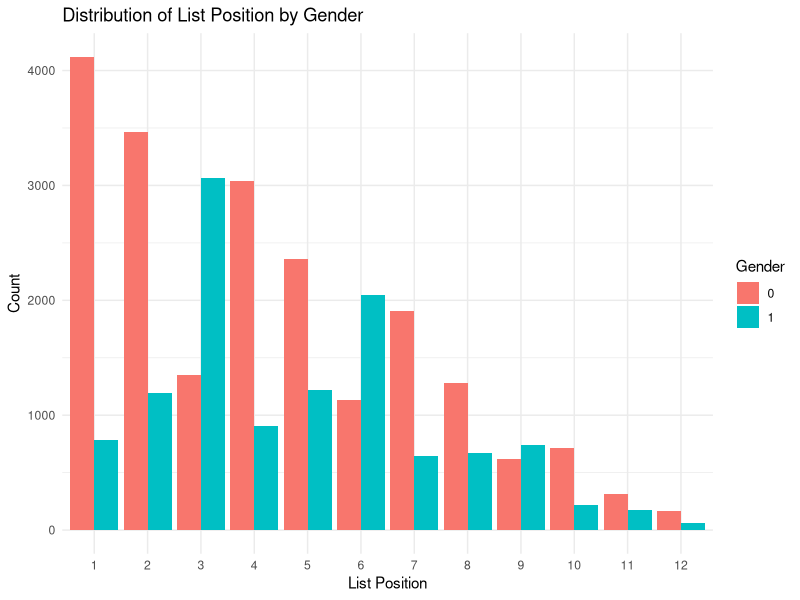

This chart was generated by the following R code:
## ---- chunk 1
#load libraries
library(ggplot2)
library(dplyr)
library(readxl)

# set wd
setwd("~/Desktop/TMF-matching-project") 
data2 <- read_excel("data2.xlsx")
## ---- chunk 2
#create a bar plot
ggplot(data2, aes(x = as.factor(list.number), fill = sex)) +
  geom_bar(position = "dodge") +
  labs(
    title = "Distribution of List Position by Gender",
    x = "List Position",
    y = "Count",
    fill = "Gender"
  ) +
  theme_minimal()
